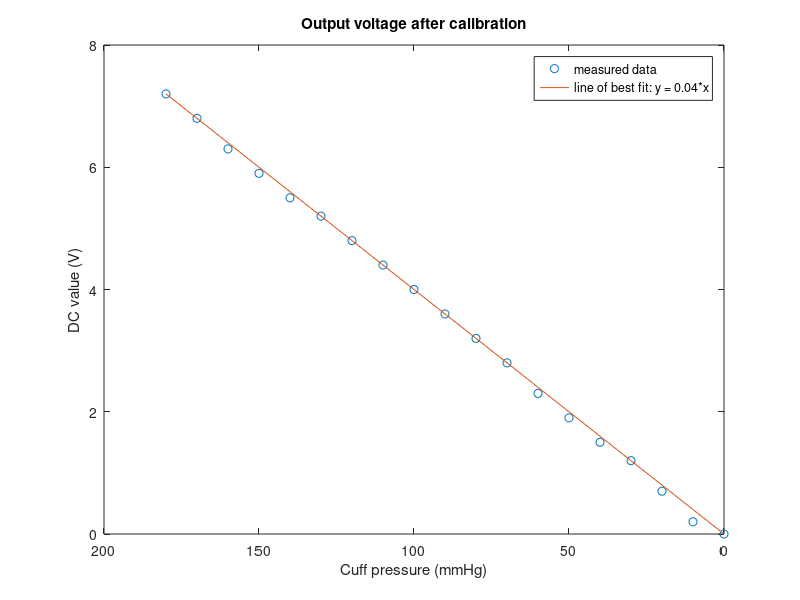

The MATLAB script that drew this image: (Note: this script raises an error after producing the figure.)
clc, clear
load('part4.mat')
load('data0.mat')
load('part1.mat')
%% Part_1
figure(1);
plot(part1_data(:,1), part1_data(:,2), 'o')
hold on
plot(part1_data(:,1), 0.04*part1_data(:,1))
set (gca, 'xdir', 'reverse')
legend('measured data', 'line of best fit: y = 0.04*x')
title('Output voltage after calibration')
xlabel('Cuff pressure (mmHg)') 
ylabel('DC value (V)')

%% Part_2

t_2 = data0{:,1};
data_pulse_2 = data0{:,3};

figure(2);

subplot(3,1,1);
plot(t_2, data_pulse_2);
title('Raw Time Domain Signal')
xlabel('Time (s)') 
ylabel('Amplitude (V)')

subplot(3,1,2);
fft_pulse_2 = abs(fft(data_pulse_2/length(t_2)));
f_2 = (0:100/length(fft_pulse_2):100)';
plot(f_2(1:length(f_2)/2 + 1), fft_pulse_2(1:length(fft_pulse_2)/2 + 1));
title('Frequency Domain Signal of Pulse')
xlabel('Frequency (Hz)') 
ylabel('Magnitude') 

subplot(3,1,3);
auto_2 = xcorr(data_pulse_2);
plot(auto_2/max(auto_2));
title('Auto-correlation')
xlabel('Points') 
ylabel('Auto-correlation') 

beat_rate_2 = [(1.83-0.83), (2.91-1.83), (3.92-2.91), (5.01-3.92), (6.03-5.01)];
mean(beat_rate_2)
amplitude_2 = [2.643, 2.953, 2.47, 2.699, 2.581];
mean(amplitude_2)


%% Part_4
t_1 = part4deflate1{:,1};
data_pulse_1 = part4deflate1{:,2};
data_pulse_2 = part4deflate1{:,3};

figure(3);

subplot(3,1,1);
plot(t_1, data_pulse_1);
hold on
plot(t_1, data_pulse_2);
title('Raw Time Domain Signal')
xlabel('Time (s)') 
ylabel('Amplitude (V)')

subplot(3,1,2);
fft_pulse_1 = abs(fft(data_pulse_2/length(t_1)));
f_1 = (0:100/length(fft_pulse_1):100)';
plot(f_1(1:length(f_1)/2 + 1), fft_pulse_1(1:length(fft_pulse_1)/2 + 1));
title('Frequency Domain Signal of Pulse')
xlabel('Frequency (Hz)') 
ylabel('Magnitude') 
   
subplot(3,1,3);
fft_pulse_1 = abs(fft(data_pulse_1/length(t_1)));
f_1 = (0:100/length(fft_pulse_1):100)';
plot(f_1(1:length(f_1)/2 + 1), fft_pulse_1(1:length(fft_pulse_1)/2 + 1));
title('Frequency Domain Signal of Pressure')
xlabel('Frequency (Hz)') 
ylabel('Magnitude')

beat_rate_1 = [(117.8-117.1), (118.5-117.8), (119.2-118.5), (120-119.2), (120.7-120)];
mean(beat_rate_1)

